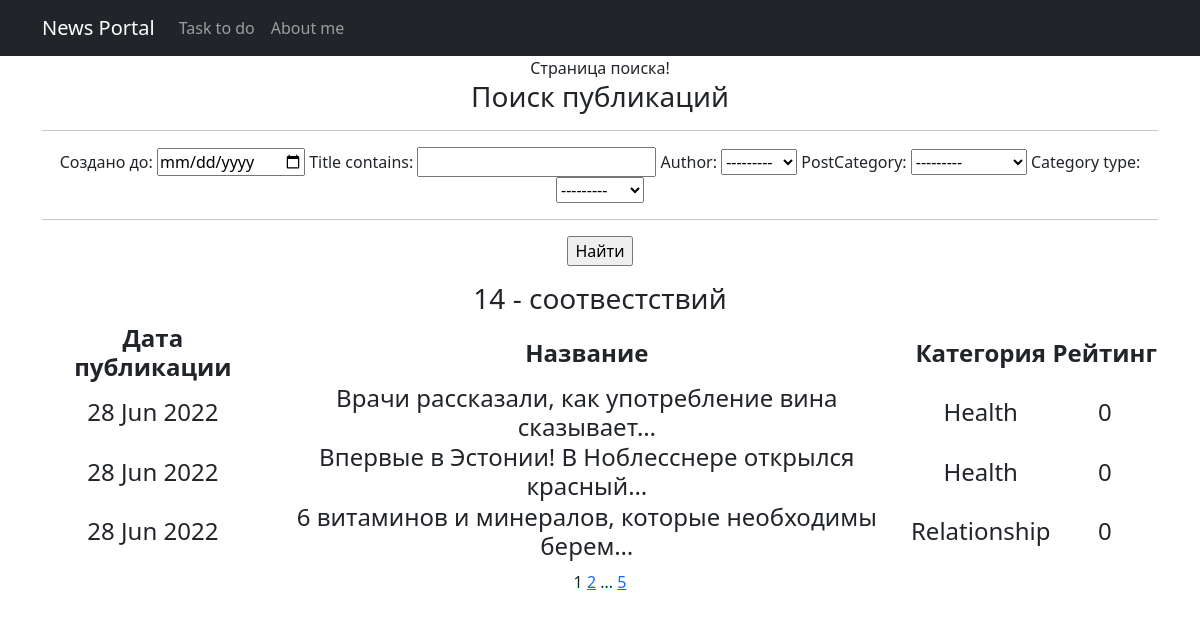
The page /posts/search/ on the database as committed earlier.
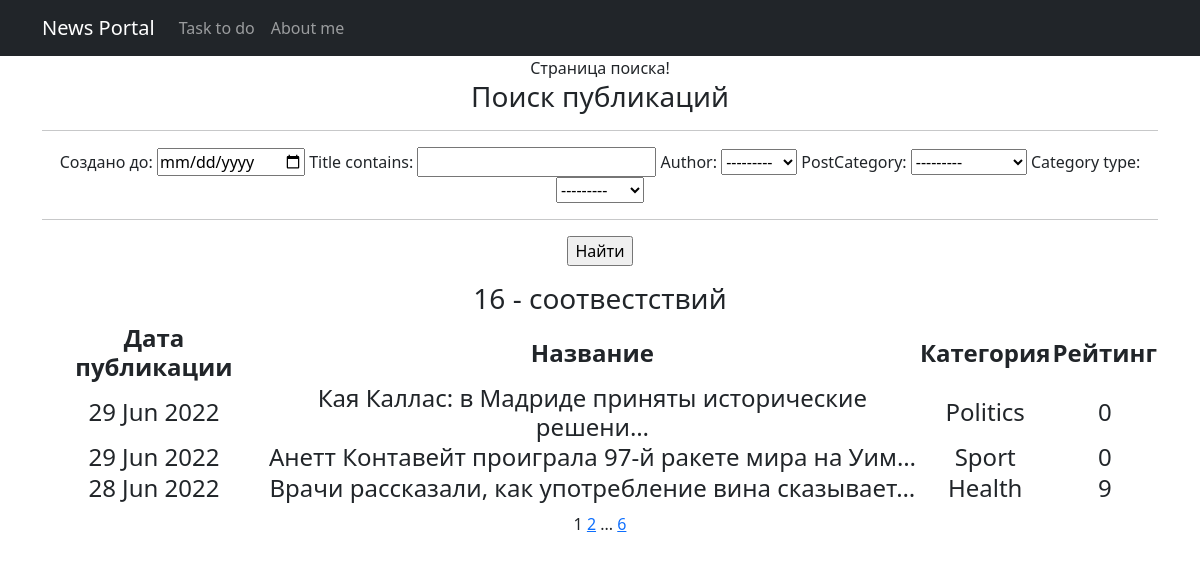
The same page on the database as committed later.
### NewsPortal/models.py (models this page shows, shortened)
class Post(models.Model):
    author = models.ForeignKey(Author, on_delete=models.CASCADE)    #публикация имеет связь один к многим, поскольку
    NEWS = 'NW'
    ARTICLE = 'AR'
    CATEGORY_CHOICES = (
        (NEWS, 'Новость'),
        (ARTICLE, 'Статья'),
    )
    category_type = models.CharField(max_length=2, choices=CATEGORY_CHOICES, default=ARTICLE)   #поле категории
    datecreation = models.DateTimeField(auto_now_add=True)  #выбираем свойство сохранения автоматического время создания
    postCategory = models.ManyToManyField(Category, through='PostCategory')     #связь многие к многим, поскольку
    title = models.CharField(max_length=128)    #ставим среднее колисетво символов для названия
    text = models.TextField()   #неограниченное количсество символов для самой новости или статьи
    rating = models.SmallIntegerField(default=0)    #рейтинг статьи по умолчанию 0

class Category(models.Model):
    name = models.CharField(max_length=64, unique=True) #название категории не будет длинным словом,поэтому ставим
    def __str__(self):
        return f'{self.name}'

### NewsPortal/views.py (the view)
# urls.py: path('search/', PostSearch.as_view(), name='post_search'),
class PostSearch(PostList):
    model = Post
    ordering = '-datecreation'
    template_name = 'post_search.html'
    context_object_name = 'posts_search'
    paginate_by = 3
    def get_filter(self):
        return PostFilter(self.request.GET, queryset=super().get_queryset())
    def get_queryset(self):
        return self.get_filter().qs
    def get_context_data(self, *args, **kwargs):
        return {**super().get_context_data(*args, **kwargs), 'filter': self.get_filter()}

### NewsPortal/models.py (called while the page is built)
    def __str__(self):
        return f'{self.authorUser}'

### NewsPortal/templatetags/custom_tags.py (called while the page is built)
@register.simple_tag(takes_context=True)    # сообщает Django, что для работы тега требуется передать контекст
def url_replace(context, **kwargs):
   d = context['request'].GET.copy()    #нам позволяет скопировать все параметры текущего запроса.
   for k, v in kwargs.items():
       d[k] = v
   return d.urlencode()

### NewsPortal/views.py (called while the page is built)
    def get_queryset(self):
        queryset = super().get_queryset()
        self.filterset = PostFilter(self.request.GET, queryset)
        return self.filterset.qs

    def get_context_data(self, **kwargs):
        context = super().get_context_data(**kwargs)
        context['news'] = 'posts'
        return context

### templates/post_search.html (shortened to what this page needs)
{% extends 'flatpages/default.html' %}
{% load cencor_filter%}
{%load custom_tags%}
{% block title %}
Страница поиска!
{% endblock title %}
{% block content %}
    <h3>Поиск публикаций</h3>
    <hr>
    <form method="GET">
        {{ filter.form }}
        <hr>
        <p><input type="submit" value="Найти"></p>
    </form>
    {% if filter.qs %}
        <h3>
            {% if filter.qs|length > 1 %}
                {{ filter.qs|length }} - соотвестствий
            {% elif filter.qs|length == 1 %}
                Только 1 соответствие найдено
            {% elif filter.qs|length == 0 %}
                Ничего не найдено!
            {% endif %}
        </h3>
        <h4>
        <table>
            <tr>
                <td><b>Дата публикации</b></td>
                <td><b>Название</b></td>
                <td><b>Категория</b></td>
                <td><b>Рейтинг</b></td>
             </tr>
            {% for post in posts_search %}
            <tr>
                <td>{{ post.datecreation|date:'d M Y' }}</td>
                <td>{{ post.title|truncatechars:50 }}</td>
                <td>{% for cat in post.postCategory.all %}
                         {{cat}}
                 {% endfor %}</td>
                <td>{{ post.rating }}</td>
            </tr>
            {% endfor %}
        </table>
        </h4>
    {% else %}
        <h2>Новостей нет!</h2>
    {% endif %}
    {{ page_obj.number }}
   {% if page_obj.has_next %}
       <a href="?{% url_replace page=page_obj.next_page_number %}">{{ page_obj.next_page_number }}</a>
       {% if paginator.num_pages != page_obj.next_page_number %}
           ...
           <a href="?{% url_replace page=page_obj.paginator.num_pages %}">{{ page_obj.paginator.num_pages }}</a>
       {% endif %}
   {% endif %}
{% endblock content %}

Rows that differ between the two databases and show on the page:
no longer on this page (row edited): Post: datecreation "28 Jun 2022", title "Впервые в Эстонии! В Ноблесснере открылся красный…", rating "0", Category (name "Health")
no longer on this page (row edited): Post: datecreation "28 Jun 2022", title "6 витаминов и минералов, которые необходимы берем…", rating "0"
no longer on this page (row unchanged): Category: name "Relationship", shown under "28 Jun 2022"
added Post: datecreation "29 Jun 2022", title "Кая Каллас: в Мадриде приняты исторические решени…", rating "0"
now on this page (row unchanged): Category: name "Politics", shown under "29 Jun 2022"
added Post: datecreation "29 Jun 2022", title "Анетт Контавейт проиграла 97-й ракете мира на Уим…", rating "0"
now on this page (row unchanged): Category: name "Sport", shown under "29 Jun 2022"
changed Post "28 Jun 2022": rating "0" → "9"
Other text that changed with them:
{{ filter.qs|length }}: "14" → "16"
{{ page_obj.paginator.num_pages }}: "5" → "6"
